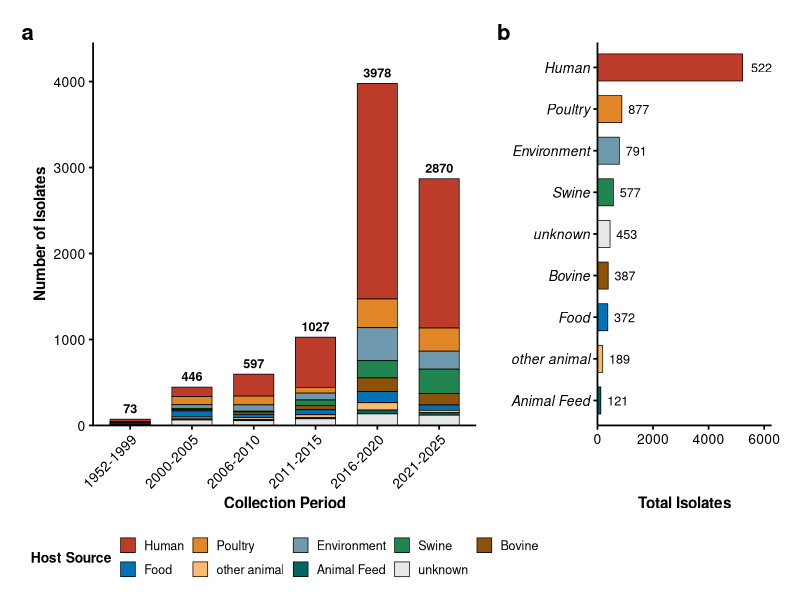
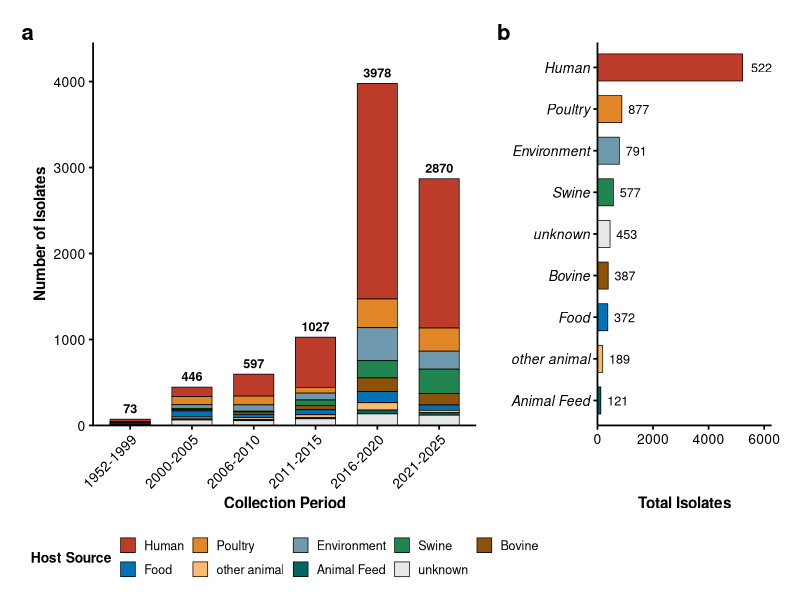
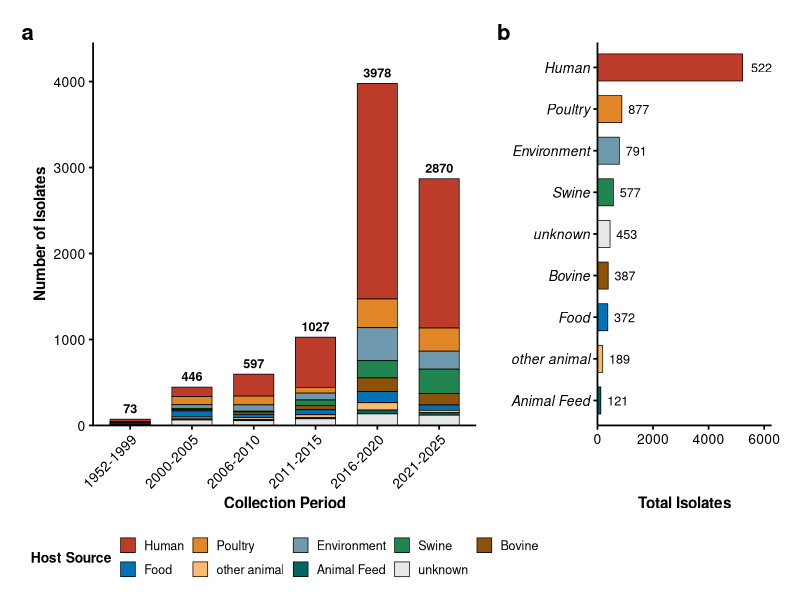

R code for these plots, in order: (Note: this script raises an error after producing the figures.)
##============================================================
## Temporal and Host Source Distribution Analysis
## Time periods vs. host sources for Salmonella Agona isolates
## Publication-grade visualization with professional styling
##============================================================
# install.packages(c("readxl", "dplyr", "ggplot2", "patchwork", "forcats"))

library(readxl)
library(dplyr)
library(ggplot2)
library(patchwork)
library(forcats)

# Create output directory
if (!dir.exists("output")) dir.create("output", recursive = TRUE)

##============================================================
## 1. Load Data
##============================================================
df <- read_excel("data/time_host_metadata.xlsx") %>%
  rename(ID = 1, Host = 2, Year = 3) %>%
  mutate(Year = as.integer(Year)) %>%
  filter(!is.na(Year), !is.na(Host))

cat("========== DATA SUMMARY ==========\n")
cat("Total isolates loaded:", nrow(df), "\n")
cat("Year range:", min(df$Year), "–", max(df$Year), "\n")
cat("Unique host sources:", n_distinct(df$Host), "\n")
cat("Host types:", paste(unique(df$Host), collapse = ", "), "\n\n")

##============================================================
## 2. Define Time Periods (5-year intervals)
##============================================================
df <- df %>%
  mutate(
    YearGroup = case_when(
      Year < 2000                 ~ "1952-1999",
      Year >= 2000 & Year <= 2005 ~ "2000-2005",
      Year >= 2006 & Year <= 2010 ~ "2006-2010",
      Year >= 2011 & Year <= 2015 ~ "2011-2015",
      Year >= 2016 & Year <= 2020 ~ "2016-2020",
      Year >= 2021 & Year <= 2025 ~ "2021-2025",
      TRUE                        ~ "2026+"
    ),
    YearGroup = factor(YearGroup, levels = c(
      "1952-1999", "2000-2005", "2006-2010", 
      "2011-2015", "2016-2020", "2021-2025", "2026+"
    ))
  ) %>%
  # Remove empty time groups
  filter(!is.na(YearGroup))

cat("Data after period assignment:", nrow(df), "rows\n")
cat("Time periods represented:", paste(unique(df$YearGroup), collapse = ", "), "\n\n")

##============================================================
## 3. Host Source Ordering (unknown forced to last)
##============================================================
host_order <- df %>%
  filter(Host != "unknown") %>%
  count(Host, sort = TRUE) %>%
  pull(Host) %>%
  c(., "unknown")  # Append "unknown" at end

df <- df %>%
  mutate(Host = factor(Host, levels = host_order))

cat("Host ordering (by frequency):", paste(host_order, collapse = " > "), "\n\n")

##============================================================
## 4. Professional Color Palette (Nature/Lancet style)
##============================================================
# Colors chosen for print quality and color-blind accessibility
host_colors <- c(
  "Human"        = "#BC3C29", # Classic deep red
  "Poultry"      = "#E18727", # Warm orange
  "Swine"        = "#20854E", # Forest green
  "Food"         = "#0072B5", # Deep blue
  "Cattle"       = "#7876B1", # Soft purple-grey
  "Environment"  = "#6F99AD", # Blue-grey
  "other animal" = "#FFB970", # Light champagne
  "unknown"      = "#E8E8E8"  # Minimal light grey
)

# Auto-fill for additional host types if present
extra_hosts <- setdiff(levels(df$Host), names(host_colors))
if (length(extra_hosts) > 0) {
  extra_cols <- colorRampPalette(
    c("#8C510A", "#DFC27D", "#80CDC1", "#01665E")
  )(length(extra_hosts))
  names(extra_cols) <- extra_hosts
  host_colors <- c(host_colors, extra_cols)
  cat("Additional hosts detected and colored:", paste(extra_hosts, collapse = ", "), "\n\n")
}

##============================================================
## 5. Aggregate Data for Plotting
##============================================================
# Time period × host combination counts
df_time <- df %>% count(YearGroup, Host)

# Total isolates per time period (for labels)
df_top <- df_time %>%
  group_by(YearGroup) %>%
  summarise(total = sum(n), .groups = "drop")

# Host source frequency (all years combined)
df_host <- df %>%
  count(Host) %>%
  mutate(Host = fct_reorder(Host, n))

cat("Summary by time period:\n")
print(df_top)
cat("\nSummary by host source:\n")
print(df_host)
cat("\n")

##============================================================
## 6. Professional Publication Theme
##============================================================
# Classic black-and-white theme suitable for high-impact journals
theme_publication <- theme_classic(base_size = 12) +
  theme(
    # Axes
    axis.text = element_text(color = "black", size = 10),
    axis.title = element_text(color = "black", size = 11, face = "bold"),
    axis.line = element_line(color = "black", linewidth = 0.6),
    axis.ticks = element_line(color = "black", linewidth = 0.6),
    
    # Panels
    panel.grid = element_blank(),
    plot.background = element_rect(fill = "white", color = NA),
    panel.background = element_rect(fill = "white", color = NA),
    
    # Text
    text = element_text(color = "black")
  )

##============================================================
## 7. Panel A: Temporal Stacked Bar Chart
##============================================================
pA <- ggplot(df_time, aes(x = YearGroup, y = n, fill = Host)) +
  # Stacked bar with thin black border (publication quality)
  geom_col(width = 0.65, color = "black", linewidth = 0.25) +
  
  # Total count labels above bars
  geom_text(
    data = df_top,
    aes(x = YearGroup, y = total, label = total, fill = NULL),
    vjust = -0.6, 
    size = 3.2, 
    color = "black", 
    fontface = "bold"
  ) +
  
  # Color and scale
  scale_fill_manual(values = host_colors, name = "Host Source") +
  scale_y_continuous(expand = expansion(mult = c(0, 0.12))) +
  
  # Labels
  labs(x = "Collection Period", y = "Number of Isolates") +
  
  # Theme
  theme_publication +
  theme(
    axis.text.x = element_text(angle = 45, hjust = 1, vjust = 1),
    legend.position = "bottom",
    legend.title = element_text(size = 10, face = "bold"),
    legend.text = element_text(size = 9),
    legend.key.size = unit(0.4, "cm"),
    plot.margin = margin(10, 10, 5, 10)
  ) +
  guides(fill = guide_legend(nrow = 2, byrow = TRUE))

##============================================================
## 8. Panel B: Host Source Horizontal Bar Chart
##============================================================
pB <- ggplot(df_host, aes(x = n, y = Host, fill = Host)) +
  # Horizontal bars with black border
  geom_col(width = 0.65, color = "black", linewidth = 0.25) +
  
  # Count labels at bar end
  geom_text(
    aes(label = n), 
    hjust = -0.3, 
    size = 3.2, 
    color = "black"
  ) +
  
  # Color scale
  scale_fill_manual(values = host_colors, guide = "none") +
  scale_x_continuous(expand = expansion(mult = c(0, 0.2))) +
  
  # Labels
  labs(x = "Total Isolates", y = NULL) +
  
  # Theme
  theme_publication +
  theme(
    axis.text.y = element_text(face = "italic"),  # Host names in italics (optional)
    plot.margin = margin(10, 15, 5, 5)
  )

##============================================================
## 9. Combine Panels and Create Final Visualization
##============================================================
final_plot <- pA + pB +
  plot_layout(widths = c(2.2, 1)) +
  plot_annotation(
    tag_levels = 'a',
    theme = theme(plot.background = element_rect(fill = "white", color = NA))
  ) &
  theme(plot.tag = element_text(size = 16, face = "bold"))

print(final_plot)

##============================================================
## 10. Save Outputs
##============================================================
# High-resolution PNG (600 DPI for print quality)
ggsave("output/temporal_host_distribution.png", 
       plot = final_plot, 
       width = 10.5, height = 5.2, 
       dpi = 600, 
       bg = "white")

# Vector PDF (preferred for publication submission)
ggsave("output/temporal_host_distribution.pdf", 
       plot = final_plot, 
       width = 10.5, height = 5.2, 
       device = cairo_pdf,
       bg = "white")

##============================================================
## 11. Export Data for Supplementary Materials
##============================================================
# Time period summary
write.csv(df_top, 
          "output/temporal_distribution_summary.csv", 
          row.names = FALSE)

# Time period × host cross-tabulation
time_host_cross <- df_time %>%
  pivot_wider(names_from = Host, values_from = n, values_fill = 0)

write.csv(time_host_cross, 
          "output/temporal_host_crosstab.csv", 
          row.names = FALSE)

# Host source summary
host_summary <- df_host %>%
  rename(count = n) %>%
  arrange(desc(count)) %>%
  mutate(percentage = round(count / sum(count) * 100, 2))

write.csv(host_summary, 
          "output/host_source_summary.csv", 
          row.names = FALSE)

# Detailed raw data
write.csv(df %>% select(ID, Host, Year, YearGroup), 
          "output/temporal_host_raw_data.csv", 
          row.names = FALSE)

##============================================================
## 12. Completion Summary
##============================================================
cat("========== ANALYSIS COMPLETE ==========\n")
cat("✓ Publication-quality visualization created!\n\n")
cat("Output files saved to 'output/' directory:\n")
cat("  Figures:\n")
cat("    - temporal_host_distribution.png (600 DPI, print-ready)\n")
cat("    - temporal_host_distribution.pdf (vector, publication-ready)\n\n")
cat("  Data exports:\n")
cat("    - temporal_distribution_summary.csv\n")
cat("    - temporal_host_crosstab.csv\n")
cat("    - host_source_summary.csv\n")
cat("    - temporal_host_raw_data.csv\n\n")
